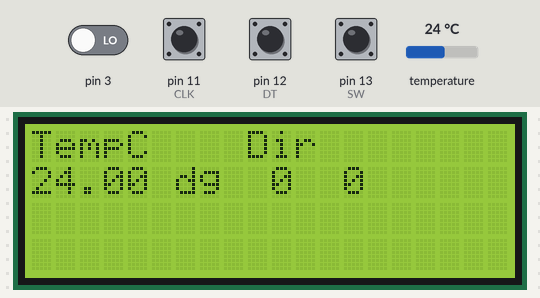
This sketch was run on a simulated Arduino Uno, built with avr-gcc and run on an emulated ATmega328P. Shown: 20×4 character LCD. The inputs (shaded band) are chosen by the test bench; at power-on: pin 11 (CLK), pin 12 (DT), pin 13 (SW) HIGH, pin 3 LOW, temperature 24 °C.

Above: at 1.2 s.
1.3 s: pin 13 (SW) pulled LOW for 1 s
At 3.4 s:
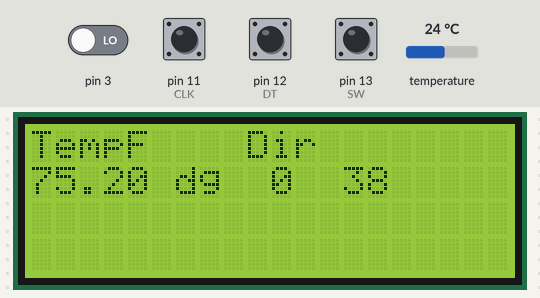
3.8 s: pin 13 (SW) pulled LOW for 3.2 s
At 7.6 s:
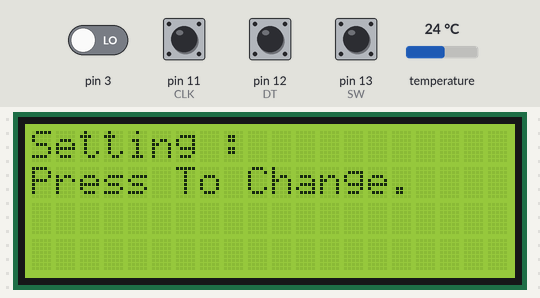
Timing chart, 0 to 9.1 s (numbered marks = the images above; inputs shaded):
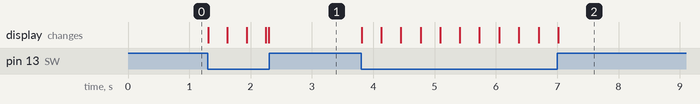

Measured:
- after the input at 1.3 s, the display: first changes at once (image 1 shows a later state)
- after the input at 3.8 s, the display: first changes at once (image 2 shows a later state)

The sketch:

DS_LCD_Encoder.ino
```cpp
// DS18B20 Temperature Sensor to Arduino with LCD  , debounce , without delay ,3 input button
////////////////////// LCD //////////////////////
#include <LiquidCrystal.h>
LiquidCrystal lcd(3,4,5,6,7,8); // (rs, en, d4, d5, d6, d7)
/////////////////////////////////////////////////
/////////////// Temp Sensor /////////////////////
#include <OneWire.h>
#include <Wire.h>
OneWire  ds(2);
double tempC = 0;
double tempF = 0;
byte i;
byte present = 0;
byte type_s;
byte data[12];
byte addr[8];
/////////////////////////////////////////////////
//////////////////// Rotary_Encoder /////////////
// push button variabls
int ledState = HIGH;
int presentButtonState;
int lastState = HIGH;
// Debounce Variabls
unsigned long lastDebounceTime = 0;
unsigned int countDelay = 0;
unsigned int debounceDelay = 50;
int count = 0;
int rise = 0;
int fall = 0;
unsigned long lastCountTime = 0;
long lastFallTime = 0;
long lastRotateTime = 0;
int counter = 0;
#define CLK 11
#define DT 12
#define SW 13
int currentStateCLK;
int lastStateCLK;
int StateDT;
int lastStateDT;
String currentDir ="";
byte encoderSt=0;
/////////////////////////////////////////////////
/////////////////// SETUP ///////////////////////
void setup() {
  Serial.begin(9600);
  Wire.begin();
  lcd.begin(20,4);
  pinMode(CLK,INPUT);
	pinMode(DT,INPUT);
	pinMode(SW, INPUT_PULLUP);
  lcd.clear();
  lastStateCLK = digitalRead(CLK);
  lastStateDT = digitalRead(DT);
  attachInterrupt(0, updateEncoder, CHANGE);
	attachInterrupt(1, updateEncoder, CHANGE);
}
////////////////////////////////////////////////
///// Calculating Temp from Temp Sensor/////////
void DS18B20() {
  ds.search(addr);
  ds.reset();
  ds.select(addr);
  ds.write(0x44, 0);
  present = ds.reset();
  ds.select(addr);
  ds.write(0xBE);         // Read Scratchpad
  for ( i = 0; i < 9; i++) {           // we need 9 bytes
    data[i] = ds.read();
  }
  int16_t raw = (data[1] << 8) | data[0];
  raw = (data[1] << 8) | data[0];
  if (type_s) {
    raw = raw << 3; // 9 bit resolution default
    if (data[7] == 0x10) {
      // "count remain" gives full 12 bit resolution
      raw = (raw & 0xFFF0) + 12 - data[6];
    }
  }
  else {
    byte cfg = (data[4] & 0x60);
    // at lower res, the low bits are undefined, so let's zero them
    if (cfg == 0x00) raw = raw & ~7;  // 9 bit resolution, 93.75 ms
    else if (cfg == 0x20) raw = raw & ~3; // 10 bit res, 187.5 ms
    else if (cfg == 0x40) raw = raw & ~1; // 11 bit res, 375 ms
    //// default is 12 bit resolution, 750 ms conversion time
  }
  tempC= (float)raw / 16.0;
  tempF = (tempC * 9.0) / 5.0 + 32.0;
}
////////////////////////////////////////////////
//////////////// LOOP //////////////////////////
void loop() {
  DS18B20();
  currentStateCLK = digitalRead(CLK);
  StateDT = digitalRead(DT);
  presentButtonState = digitalRead(SW);
  if (presentButtonState == LOW && lastState == HIGH){
    if ( (millis() - lastDebounceTime) > debounceDelay) {
      ledState = !ledState;
    }
    lastState = presentButtonState;
    lastDebounceTime = millis();
  }
  else if (presentButtonState == HIGH && lastState == LOW){
    if ( (millis() - lastFallTime) > debounceDelay) {
      fall ++;
      lastFallTime = millis();
    }
    lastState = presentButtonState;
  }
  else if (presentButtonState == LOW && lastState == LOW){
      if ( (millis() - lastCountTime) > countDelay) {
        count ++;
        lastCountTime = millis();
      }
      lastState = presentButtonState;
  }
  if(count >= 50){
      lcd.clear();
      lcd.setCursor(0,0);
      lcd.print("Setting : ");
      lcd.setCursor(0,1);
      lcd.print("Press To Change.");
      while(presentButtonState != LOW){
        presentButtonState = digitalRead(SW);
        count = 0;
      }
  }
  if (counter >= 30){
    count = 0;
  }
  if (ledState == HIGH){
    lcd.setCursor(0,0);
    lcd.print("TempC   ");
    lcd.print(" Dir ");
    if (currentDir == "CW"){
      lcd.print(" ");
      lcd.print(currentDir);
      lcd.print(" ");
    }
    else{
      lcd.print(currentDir);
    }
    lcd.setCursor(0,1);
    lcd.print(tempC);
    lcd.print(" dg  ");
    lcd.print(counter);
    lcd.print("  ");
    lcd.print(count);
    lcd.print("  ");
  }
  else {
    lcd.setCursor(0,0);
    lcd.print("TempF   ");
    lcd.print(" Dir ");
    if (currentDir == "CW"){
      lcd.print(" ");
      lcd.print(currentDir);
      lcd.print(" ");
    }
    else{
      lcd.print(currentDir);
    }
    lcd.setCursor(0,1);
    lcd.print(tempF);
    lcd.print(" dg  ");
    lcd.print(counter);
    lcd.print("  ");
    lcd.print(count);
    lcd.print("  ");
  }
}
////////////////////////////////////////////////
//////////////// ROTARY ENCODER ////////////////
void updateEncoder(){
	currentStateCLK = digitalRead(CLK);
	if (currentStateCLK != lastStateCLK  && currentStateCLK == 1){
		if ( (millis() - lastRotateTime) > debounceDelay) {
      if (digitalRead(DT) != currentStateCLK) {
			  counter --;
			  currentDir ="CCW";
		  } else if (digitalRead(DT) == currentStateCLK) {
			  counter ++;
			  currentDir ="CW";
		  }
    lastRotateTime = millis();
    }
	}
  lastStateCLK = currentStateCLK;
}
////////////////////////////////////////////////
```
